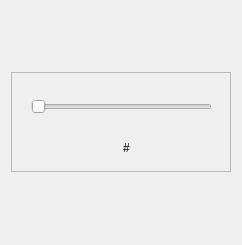
                  <widget class="QWidget" name="sawcsCam_1">
                   <property name="geometry">
                    <rect>
                     <x>0</x>
                     <y>0</y>
                     <width>238</width>
                     <height>245</height>
                    </rect>
                   </property>
                   <layout class="QGridLayout" name="gl_setting_cam_1">
                    <item row="1" column="0">
                     <widget class="QFrame" name="fmCamSample_1">
                      <property name="minimumSize">
                       <size>
                        <width>220</width>
                        <height>100</height>
                       </size>
                      </property>
                      <property name="maximumSize">
                       <size>
                        <width>220</width>
                        <height>100</height>
                       </size>
                      </property>
                      <property name="frameShape">
                       <enum>QFrame::StyledPanel</enum>
                      </property>
                      <property name="frameShadow">
                       <enum>QFrame::Raised</enum>
                      </property>
                      <widget class="QSlider" name="hsCamSample_1">
                       <property name="geometry">
                        <rect>
                         <x>20</x>
                         <y>20</y>
                         <width>181</width>
                         <height>29</height>
                        </rect>
                       </property>
                       <property name="orientation">
                        <enum>Qt::Horizontal</enum>
                       </property>
                      </widget>
                      <widget class="QLabel" name="lbCamSample_1">
                       <property name="geometry">
                        <rect>
                         <x>30</x>
                         <y>60</y>
                         <width>171</width>
                         <height>31</height>
                        </rect>
                       </property>
                       <property name="text">
                        <string>#</string>
                       </property>
                       <property name="alignment">
                        <set>Qt::AlignCenter</set>
                       </property>
                      </widget>
                     </widget>
                    </item>
                   </layout>
                  </widget>
